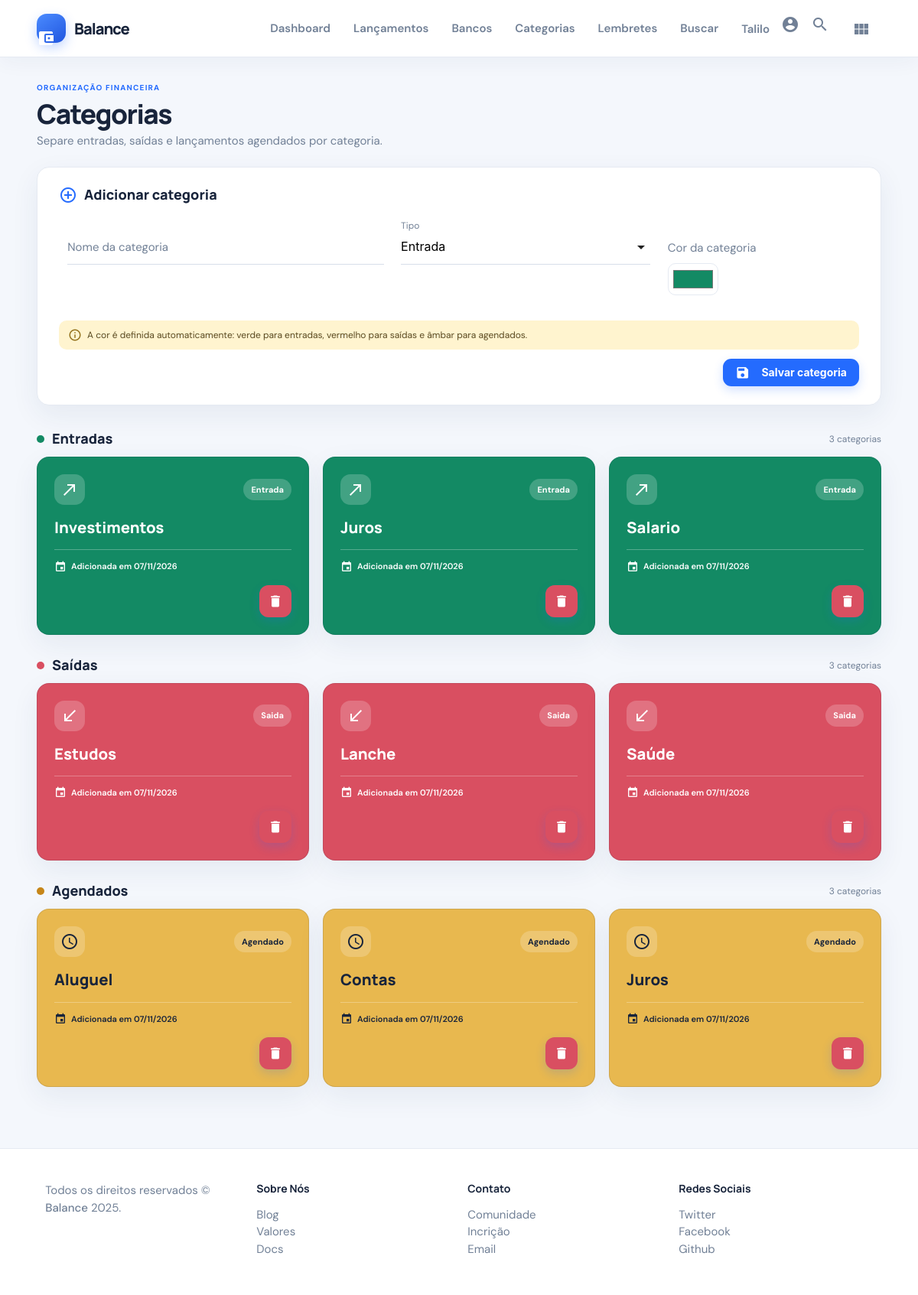
The app's page /pages/categorias.php (signed in) with its own data.
### tables this page shows
CREATE TABLE `categorias` (
  `id` int(11) NOT NULL,
  `usuario_id` int(11) NOT NULL,
  `nome` varchar(120) NOT NULL,
  `tipo` enum('Entrada','Saida','Agendado') NOT NULL,
  `cor` char(7) NOT NULL,
  `criado_em` timestamp NOT NULL DEFAULT current_timestamp()
);

### pages/categorias.php (the view, shortened to what this page needs)
<?php
require_once('../database/conexao.php');
$usuarioId = (int) $_SESSION['idUser'];
$coresPadrao = ['Entrada' => '#138A64', 'Saida' => '#D94F61', 'Agendado' => '#E8B84F'];
$form = ['nome' => '', 'tipo' => 'Entrada', 'cor' => $coresPadrao['Entrada']];
$categorias = ['Entrada' => [], 'Saida' => [], 'Agendado' => []];
try {
    $stmtCategorias = $conexao->prepare('SELECT id, nome, tipo, cor, criado_em FROM categorias WHERE usuario_id = ? ORDER BY tipo, nome');
    if ($stmtCategorias) {
        $stmtCategorias->bind_param('i', $usuarioId);
        if ($stmtCategorias->execute()) {
            $stmtCategorias->bind_result($categoriaId, $categoriaNome, $categoriaTipo, $categoriaCor, $categoriaCriadoEm);
            while ($stmtCategorias->fetch()) {
                if (isset($categorias[$categoriaTipo])) {
                    $categorias[$categoriaTipo][] = [
                        'id' => $categoriaId,
                        'nome' => $categoriaNome,
                        'tipo' => $categoriaTipo,
                        'cor' => $categoriaCor,
                        'criado_em' => $categoriaCriadoEm
                    ];
                }
            }
        }
    } else {
        $erroTabela = true;
    }
} catch (mysqli_sql_exception $exception) {
    $erroTabela = true;
}
function escaparCategoria($valor) {
    return htmlspecialchars((string) $valor, ENT_QUOTES, 'UTF-8');
}
function textoCategoriaSobreCor($hex) {
    $hex = ltrim($hex, '#');
    $luminancia = (0.299 * hexdec(substr($hex, 0, 2))) + (0.587 * hexdec(substr($hex, 2, 2))) + (0.114 * hexdec(substr($hex, 4, 2)));
    return $luminancia > 160 ? '#18243b' : '#ffffff';
}
?>
<!DOCTYPE html>
<html lang="pt-br" class="<?= (int) ($_SESSION['temaUser'] ?? 0) === 1 ? 'theme-dark' : 'theme-light' ?>">
<head>
  <link rel="stylesheet" href="https://cdnjs.cloudflare.com/ajax/libs/materialize/1.0.0/css/materialize.min.css">
  <link rel="stylesheet" href="../assets/css/styles.css?v=20261107-22">
</head>
<body class="<?= (int) ($_SESSION['temaUser'] ?? 0) === 1 ? 'theme-dark' : 'theme-light' ?>">
  <?php include('./views/header.php'); ?>
  <main class="banks-page categories-page">
    <div class="container banks-heading">
      <div><span class="section-eyebrow">Organização financeira</span><h2>Categorias</h2><p>Separe entradas, saídas e lançamentos agendados por categoria.</p></div>
    </div>
    <section class="container bank-form-card" aria-labelledby="category-form-title">
      <h3 id="category-form-title"><i class="material-icons" aria-hidden="true">add_circle_outline</i>Adicionar categoria</h3>
      <form method="post" action="categorias.php">
        <div class="row">
          <div class="input-field col s12 m5">
            <input id="category-name" name="nome" type="text" maxlength="120" value="<?= escaparCategoria($form['nome']) ?>" required>
            <label for="category-name" class="<?= $form['nome'] !== '' ? 'active' : '' ?>">Nome da categoria</label>
          </div>
          <div class="input-field col s12 m4">
            <label for="category-type">Tipo</label>
          </div>
          <div class="input-field col s12 m3 bank-color-field">
            <label for="category-color">Cor da categoria</label>
            <input id="category-color" class="category-color-locked" type="color" value="<?= escaparCategoria($form['cor']) ?>" data-income-color="<?= $coresPadrao['Entrada'] ?>" data-expense-color="<?= $coresPadrao['Saida'] ?>" data-scheduled-color="<?= $coresPadrao['Agendado'] ?>" aria-label="Cor padronizada para o tipo selecionado" disabled>
          </div>
        </div>
        <p class="category-color-notice"><i class="material-icons" aria-hidden="true">info_outline</i>A cor é definida automaticamente: verde para entradas, vermelho para saídas e âmbar para agendados.</p>
        <div class="bank-form-actions"><button class="btn waves-effect waves-light" type="submit"><i class="material-icons left">save</i>Salvar categoria</button></div>
      </form>
    </section>
    <section class="container bank-list-section categories-list" aria-label="Categorias cadastradas">
      <?php foreach ($categorias as $tipoCategoria => $listaCategorias):
        $corTipoPadrao = $coresPadrao[$tipoCategoria];
        $classeTipo = $tipoCategoria === 'Entrada' ? 'income' : ($tipoCategoria === 'Saida' ? 'expense' : 'scheduled');
      ?>
        <section class="category-group <?= $classeTipo ?>" aria-labelledby="category-<?= $classeTipo ?>-title">
          <div class="bank-list-heading"><h3 id="category-<?= $classeTipo ?>-title"><span class="category-type-dot"></span><?= $tipoCategoria === 'Entrada' ? 'Entradas' : ($tipoCategoria === 'Saida' ? 'Saídas' : 'Agendados') ?></h3><span><?= count($listaCategorias) ?> <?= count($listaCategorias) === 1 ? 'categoria' : 'categorias' ?></span></div>
          <?php if (count($listaCategorias) === 0): ?>
            <div class="bank-empty category-empty"><i class="material-icons" aria-hidden="true"><?= $tipoCategoria === 'Entrada' ? 'north_east' : ($tipoCategoria === 'Saida' ? 'south_west' : 'schedule') ?></i><p>Nenhuma categoria de <?= strtolower($tipoCategoria) ?> cadastrada.</p></div>
          <?php else: ?>
            <div class="bank-grid">
              <?php foreach ($listaCategorias as $categoria):
                $corCategoria = preg_match('/^#[0-9A-Fa-f]{6}$/', $categoria['cor']) ? $categoria['cor'] : $corTipoPadrao;
                $corTextoCategoria = textoCategoriaSobreCor($corCategoria);
              ?>
                <article class="bank-card category-card" style="--bank-card-color: <?= escaparCategoria($corCategoria) ?>; --bank-card-text: <?= escaparCategoria($corTextoCategoria) ?>;">
                  <div class="bank-card-top"><span class="bank-card-icon"><i class="material-icons" aria-hidden="true"></i></span><span class="bank-card-type"><?= escaparCategoria($tipoCategoria) ?></span></div>
                  <h4><?= escaparCategoria($categoria['nome']) ?></h4>
                  <div class="bank-card-date"><i class="material-icons" aria-hidden="true">event</i>Adicionada em <?= escaparCategoria(date('d/m/Y', strtotime($categoria['criado_em']))) ?></div>
                  <div class="bank-card-actions">
                    <form method="post" action="categorias.php" onsubmit="return confirm('Excluir esta categoria? Essa ação não pode ser desfeita.');">
                      <button class="btn btn-danger bank-card-delete waves-effect waves-light" type="submit" aria-label="Excluir categoria <?= escaparCategoria($categoria['nome']) ?>" title="Excluir categoria"><i class="material-icons" aria-hidden="true">delete</i></button>
                    </form>
                  </div>
                </article>
              <?php endforeach; ?>
            </div>
          <?php endif; ?>
        </section>
      <?php endforeach; ?>
    </section>
  </main>
  <?php include('./views/footer.php'); ?>
</body>
</html>

### records on screen
categorias: tipoCategoria "Entrada", nome "Investimentos", criado_em "07/11/2026"
categorias: tipoCategoria "Entrada", nome "Juros", criado_em "07/11/2026"
categorias: tipoCategoria "Entrada", nome "Salario", criado_em "07/11/2026"
categorias: tipoCategoria "Saida", nome "Estudos", criado_em "07/11/2026"
categorias: tipoCategoria "Saida", nome "Lanche", criado_em "07/11/2026"
categorias: tipoCategoria "Saida", nome "Saúde", criado_em "07/11/2026"
categorias: tipoCategoria "Agendado", nome "Aluguel", criado_em "07/11/2026"
categorias: tipoCategoria "Agendado", nome "Contas", criado_em "07/11/2026"
categorias: tipoCategoria "Agendado", nome "Juros", criado_em "07/11/2026"

### other values on screen
$_SESSION['usuario'] "Talilo"
count($listaCategorias) "3"
